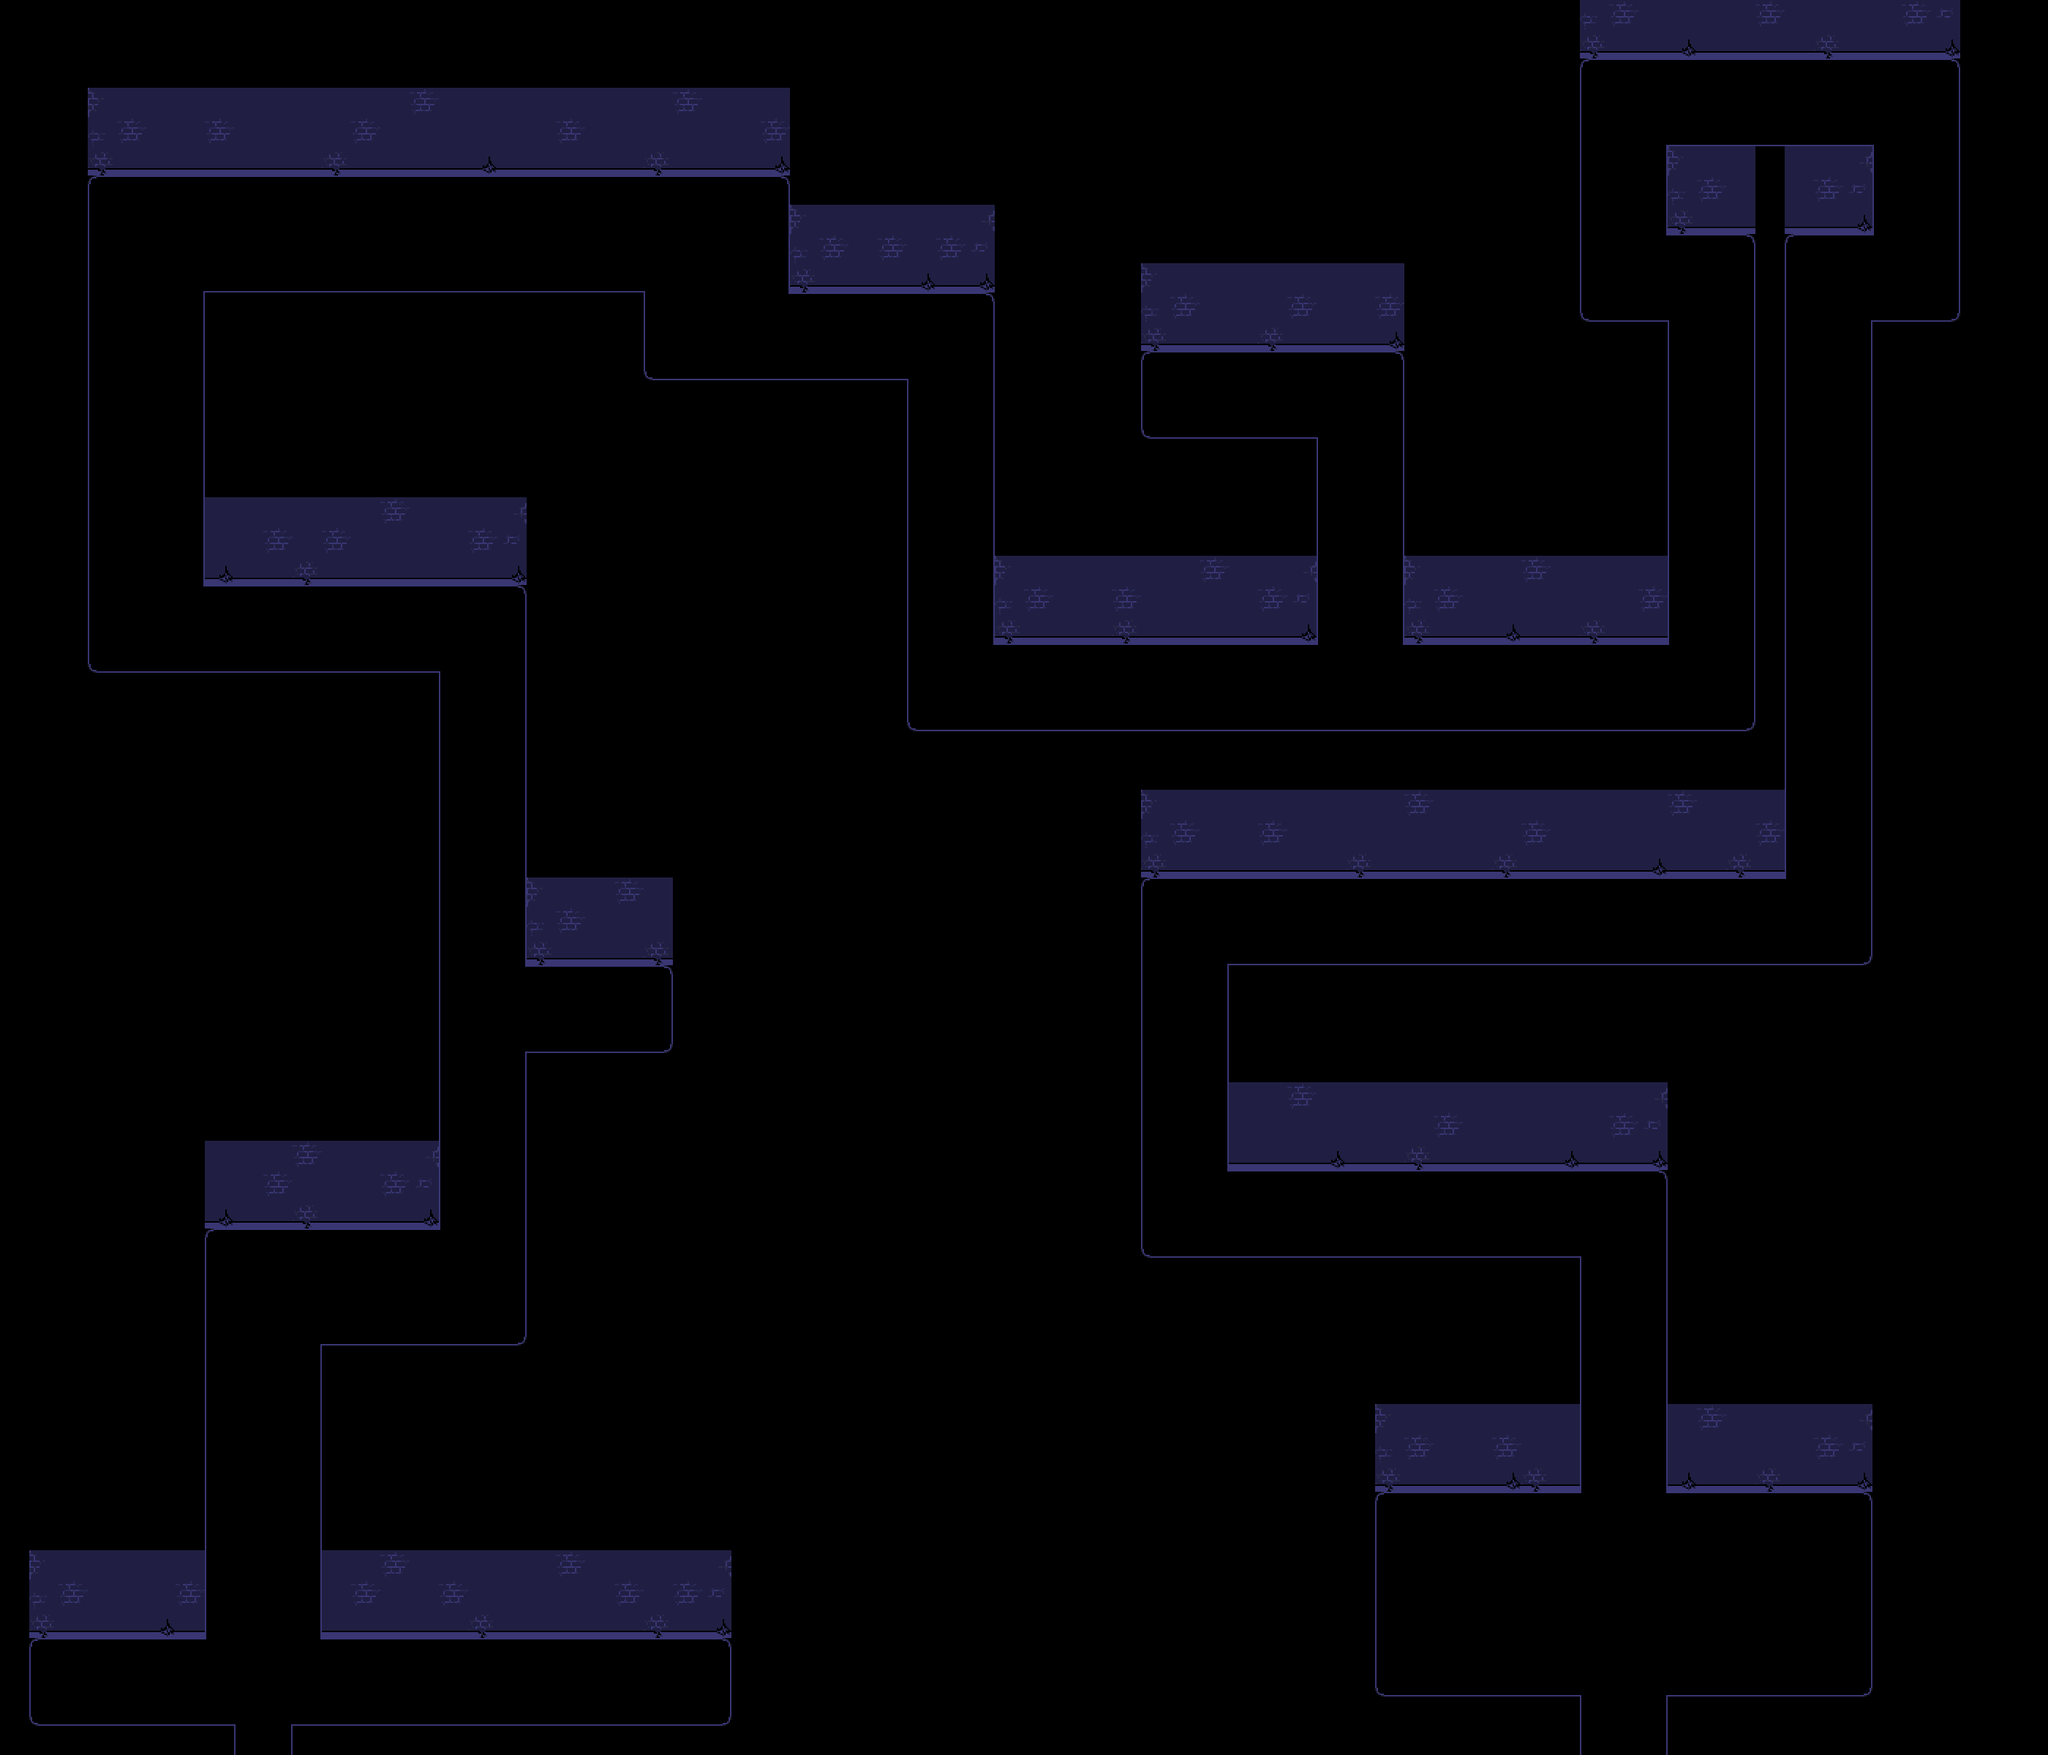

Tiled map render using the project's own tile images. Description and the map definition, with tile-layer contents summarised, below:
An orthogonal 70x60 tile map with 40x40 px tiles, 1 tile layer (Tile Layer 1) and 88 objects (48x enemy, 4x superstar, spawn, entry, transition, ...).

<map version="1.10" tiledversion="1.11.2" orientation="orthogonal" renderorder="right-down" width="70" height="60" tilewidth="40" tileheight="40" infinite="0" nextlayerid="5" nextobjectid="92">
 <editorsettings>
  <export target="superstar.lua" format="lua" />
 </editorsettings>
 <properties>
  <property name="border" value="castle" />
  <property name="music" value="jamm_dungeon" />
 </properties>
 <tileset firstgid="1" source="../../../tilesets/jamm_dungeon.tsx" />
 <layer id="1" name="Tile Layer 1" width="70" height="60">
  <data>[4200 cells, 1600 non-empty, 25 distinct tile ids]</data>
 </layer>
 <objectgroup id="2" name="markers">
  <object id="3" name="spawn" x="360" y="2320">
   <point />
  </object>
  <object id="87" name="entry" x="360" y="2380">
   <point />
  </object>
  <object id="88" name="transition" x="280" y="2400" width="160" height="40">
   <properties>
    <property name="map" value="fwood/dungeon_inside/deoxynn_door" />
    <property name="marker" value="exit" />
   </properties>
  </object>
  <object id="90" name="superstar_cut" x="360" y="2280">
   <point />
  </object>
  <object id="91" name="superstar_cam" x="360" y="1840">
   <point />
  </object>
 </objectgroup>
 <objectgroup id="3" name="objects">
  <object id="4" name="superstar" x="940" y="2300">
   <point />
  </object>
  <object id="5" name="superstar" x="860" y="1380">
   <point />
  </object>
  <object id="6" name="superstar" x="1620" y="540">
   <point />
  </object>
  <object id="38" name="enemy" x="360" y="2000">
   <properties>
    <property name="actor" value="shadynn" />
    <property name="chase" type="bool" value="true" />
    <property name="encounter" value="shadynn_2" />
   </properties>
   <point />
  </object>
  <object id="39" name="enemy" x="400" y="1800">
   <properties>
    <property name="actor" value="shadynn" />
    <property name="chase" type="bool" value="true" />
    <property name="encounter" value="shadynn_2" />
   </properties>
   <point />
  </object>
  <object id="40" name="enemy" x="640" y="1720">
   <properties>
    <property name="actor" value="shadynn" />
    <property name="chase" type="bool" value="true" />
    <property name="encounter" value="shadynn_2" />
   </properties>
   <point />
  </object>
  <object id="41" name="enemy" x="680" y="1480">
   <properties>
    <property name="actor" value="shadynn" />
    <property name="chase" type="bool" value="true" />
    <property name="encounter" value="shadynn_2" />
   </properties>
   <point />
  </object>
  <object id="42" name="enemy" x="640" y="1280">
   <properties>
    <property name="actor" value="shadynn" />
    <property name="chase" type="bool" value="true" />
    <property name="encounter" value="shadynn_2" />
   </properties>
   <point />
  </object>
  <object id="43" name="enemy" x="680" y="1080">
   <properties>
    <property name="actor" value="shadynn" />
    <property name="chase" type="bool" value="true" />
    <property name="encounter" value="shadynn_2" />
   </properties>
   <point />
  </object>
  <object id="44" name="enemy" x="640" y="880">
   <properties>
    <property name="actor" value="shadynn" />
    <property name="chase" type="bool" value="true" />
    <property name="encounter" value="shadynn_2" />
   </properties>
   <point />
  </object>
  <object id="45" name="enemy" x="440" y="840">
   <properties>
    <property name="actor" value="shadynn" />
    <property name="chase" type="bool" value="true" />
    <property name="encounter" value="shadynn_2" />
   </properties>
   <point />
  </object>
  <object id="46" name="enemy" x="240" y="880">
   <properties>
    <property name="actor" value="shadynn" />
    <property name="chase" type="bool" value="true" />
    <property name="encounter" value="shadynn_2" />
   </properties>
   <point />
  </object>
  <object id="47" name="enemy" x="160" y="680">
   <properties>
    <property name="actor" value="shadynn" />
    <property name="chase" type="bool" value="true" />
    <property name="encounter" value="shadynn_2" />
   </properties>
   <point />
  </object>
  <object id="48" name="enemy" x="200" y="520">
   <properties>
    <property name="actor" value="shadynn" />
    <property name="chase" type="bool" value="true" />
    <property name="encounter" value="shadynn_2" />
   </properties>
   <point />
  </object>
  <object id="49" name="enemy" x="200" y="360">
   <properties>
    <property name="actor" value="shadynn" />
    <property name="chase" type="bool" value="true" />
    <property name="encounter" value="shadynn_2" />
   </properties>
   <point />
  </object>
  <object id="50" name="enemy" x="400" y="280">
   <properties>
    <property name="actor" value="shadynn" />
    <property name="chase" type="bool" value="true" />
    <property name="encounter" value="shadynn_2" />
   </properties>
   <point />
  </object>
  <object id="51" name="enemy" x="640" y="360">
   <properties>
    <property name="actor" value="shadynn" />
    <property name="chase" type="bool" value="true" />
    <property name="encounter" value="shadynn_2" />
   </properties>
   <point />
  </object>
  </objectgroup>
 <objectgroup id="4" name="collision">
  <!-- 30 objects omitted --></objectgroup>
</map>
<!-- 66 of 88 objects omitted -->
